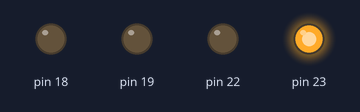
The sketch below on a simulated Arduino Mega 2560, built with avr-gcc and run on an emulated ATmega2560. On the bench: output pins drawn as LEDs (lit = HIGH).

Above: at 0.02 s.
At 0.12 s:
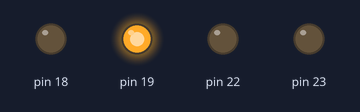
At 1.7 s:
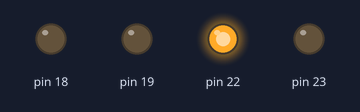
At 7.7 s:
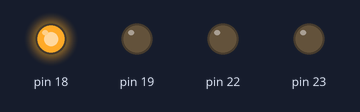
At 10.7 s:
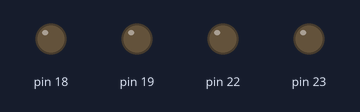
Timing chart, 0 to 15.9 s (numbered marks = the images above):
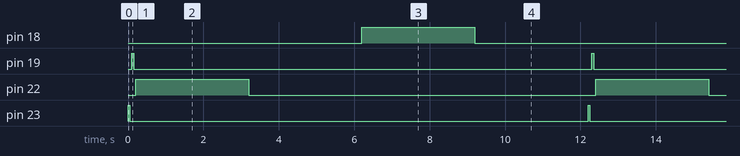

Measured:
- by itself, pin 18, pin 22: alternates HIGH for 3.0 s and LOW for 9.2 s
- by itself, pin 19, pin 23: alternates HIGH for 0.05 s and LOW for 12.2 s
- by itself, everything shown: repeats every 12.2 s, in 8 steps

The sketch:

sketch_jun24a.ino
```cpp
void setup()
{
pinMode(23, OUTPUT); //
pinMode(22, OUTPUT); //
pinMode(19, OUTPUT); //
pinMode(18, OUTPUT); //
}

void loop()
{
digitalWrite(23, HIGH);
delay(50);
digitalWrite(23, LOW);
delay(50);

digitalWrite(19, HIGH);
delay(50);
digitalWrite(19, LOW);
delay(50);

digitalWrite(22, HIGH);
delay(3000);
digitalWrite(22, LOW);
delay(3000);

digitalWrite(18, HIGH);
delay(3000);
digitalWrite(18, LOW);
delay(3000);
}
```
